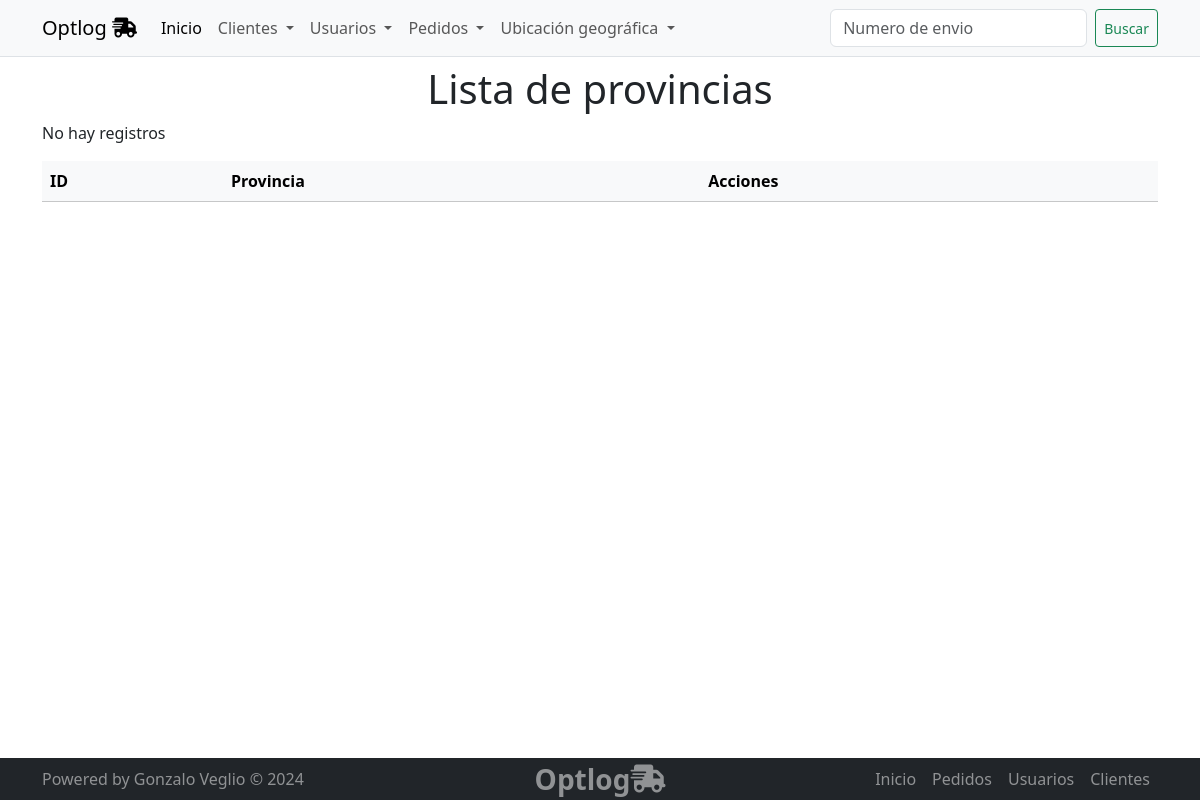
Before: /geolocalizacion/provincias/list with the older database file.
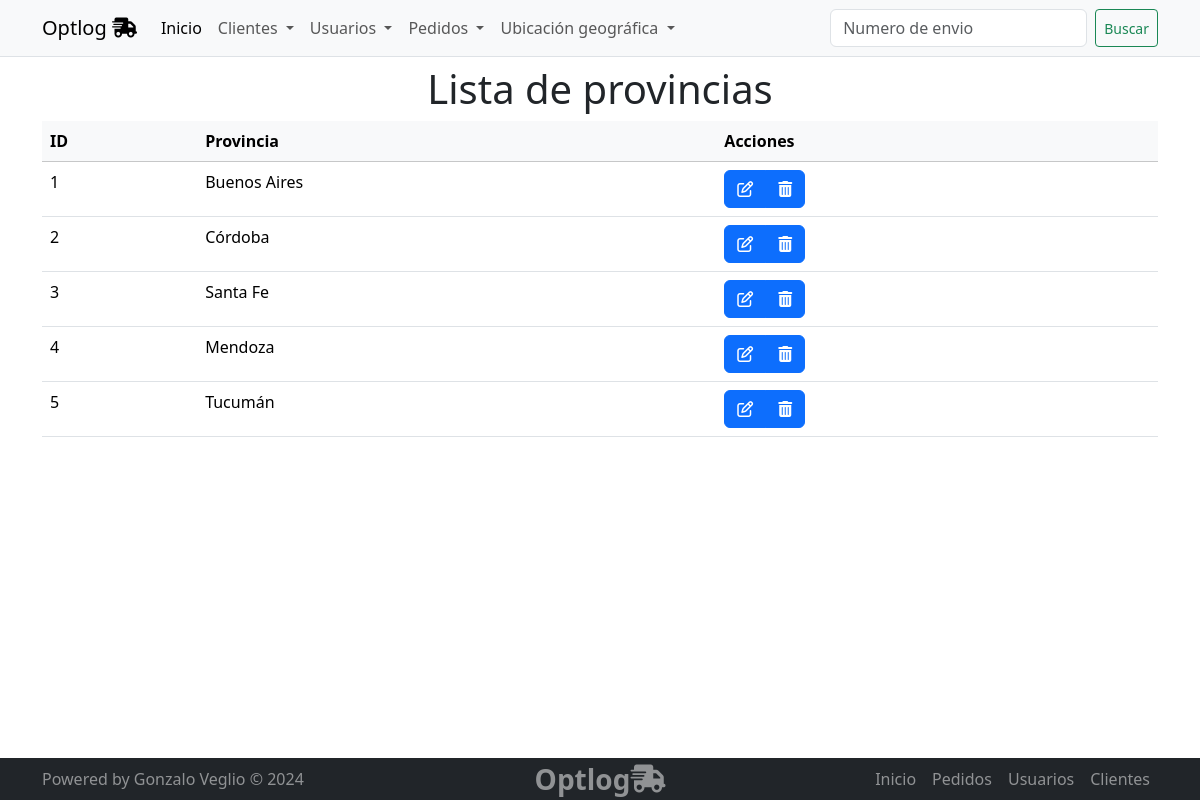
After: the same page with the newer database file.
### geolocalizacion/models.py (models this page shows, shortened)
class Provincia(models.Model):
    nombre = models.CharField(max_length=100)

### geolocalizacion/views.py (the view)
# urls.py: path('provincias/list', views.provincia_list, name='provincia_list'),
def provincia_list(request):
    provincias = Provincia.objects.all()
    context = {"object_list": provincias}
    return render(request, "geolocalizacion/provincia_list.html", context)

### geolocalizacion/templates/geolocalizacion/provincia_list.html (shortened to what this page needs)
{% extends 'core/base.html' %}
{% block main %}
<section class="container">
  <h1 class="text-center">
    Lista de provincias
  </h1>
<table class="table table-hover">
  <thead class="table-light">
    <tr>
      <th>ID</th>
      <th>Provincia</th>
      <th>Acciones</th>
    </tr>
  </thead>
  <tbody>
    {% for object in object_list %}
    <tr>
      <td>{{object.id}}</td>
      <td>{{object.nombre | capfirst}}</td>
      <td>
        <div class="btn-group" role="group" aria-label="Basic example">
          <a href="{% url 'geolocalizacion:provincia_update' object.id %}" type="button" class="btn btn-primary"><i class="fa fa-edit"></i> </a>
          <a href="{% url 'geolocalizacion:provincia_delete' object.id %}" type="button" class="btn btn-primary"><i class="fa fa-trash"></i></a>
        </div>
      </td>
    </tr>
    {%empty%}
    <p>No hay registros</p>
    {% endfor %}
  </tbody>
</table>
</section>
{% endblock main %}

Changed rows visible on the page:
added Provincia: id "1", nombre "Buenos Aires"
added Provincia: id "2", nombre "Córdoba"
added Provincia: id "3", nombre "Santa Fe"
added Provincia: id "4", nombre "Mendoza"
added Provincia: id "5", nombre "Tucumán"
Other visible differences:
text no longer shown: "No hay registros"
